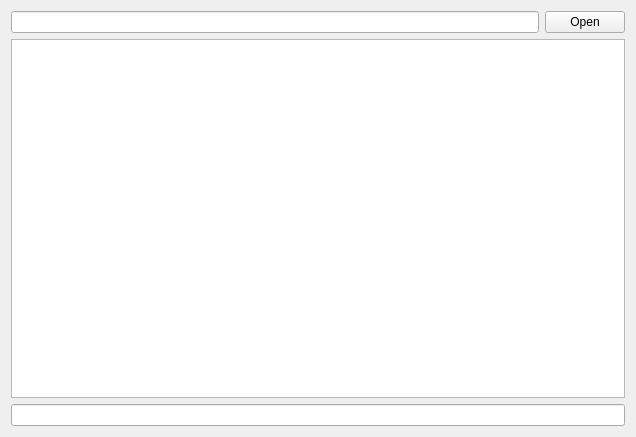
<?xml version="1.0" encoding="UTF-8"?>
<ui version="4.0">
 <class>MainWindow</class>
 <widget class="QMainWindow" name="MainWindow">
  <property name="geometry">
   <rect>
    <x>0</x>
    <y>0</y>
    <width>636</width>
    <height>437</height>
   </rect>
  </property>
  <property name="windowTitle">
   <string>MainWindow</string>
  </property>
  <widget class="QWidget" name="centralWidget">
   <layout class="QHBoxLayout" name="horizontalLayout_3">
    <item>
     <layout class="QVBoxLayout" name="verticalLayout">
      <item>
       <layout class="QHBoxLayout" name="horizontalLayout">
        <item>
         <widget class="QLineEdit" name="lineEdit"/>
        </item>
        <item>
         <widget class="QPushButton" name="pushButton">
          <property name="text">
           <string>Open</string>
          </property>
         </widget>
        </item>
       </layout>
      </item>
      <item>
       <widget class="QTableView" name="tableView"/>
      </item>
      <item>
       <layout class="QHBoxLayout" name="horizontalLayout_2">
        <item>
         <widget class="QLineEdit" name="lineEdit_2"/>
        </item>
       </layout>
      </item>
     </layout>
    </item>
   </layout>
  </widget>
  <widget class="QMenuBar" name="menuBar">
   <property name="geometry">
    <rect>
     <x>0</x>
     <y>0</y>
     <width>636</width>
     <height>22</height>
    </rect>
   </property>
  </widget>
 </widget>
 <layoutdefault spacing="6" margin="11"/>
 <resources/>
 <connections/>
</ui>
